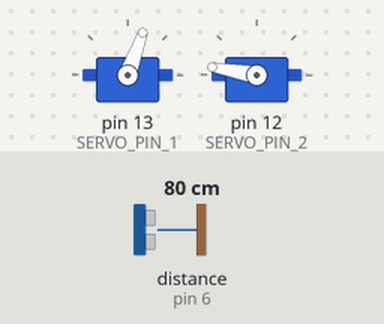
Simulated run of this sketch. Board: Arduino Uno, built with avr-gcc and run on an emulated ATmega328P. On the bench: 2 × servo. Wiring (inferred from the names in the program): ultrasonic range finder: trigger pin 7; echo pin 6. Inputs (shaded band) come from the test bench; at power-on: distance to the obstacle (sensor on pin 6) 80 cm. The echo pulse lasts 58.3 µs per cm.

Above: at 1.2 s.
1.3 s: distance to the obstacle (sensor on pin 6) set to 7 cm
2.9 s: distance to the obstacle (sensor on pin 6) set to 4 cm
At 4.4 s:
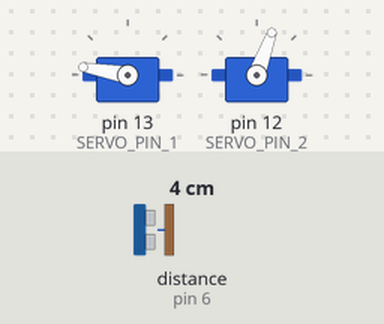
4.7 s: distance to the obstacle (sensor on pin 6) set to 9 cm
At 6.0 s:
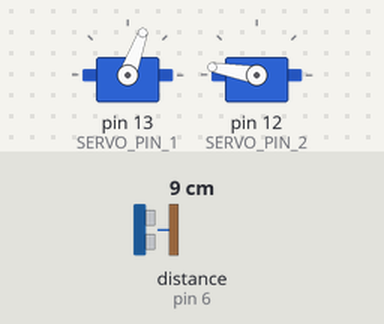
6.9 s: distance to the obstacle (sensor on pin 6) set to 2 cm
At 7.9 s:
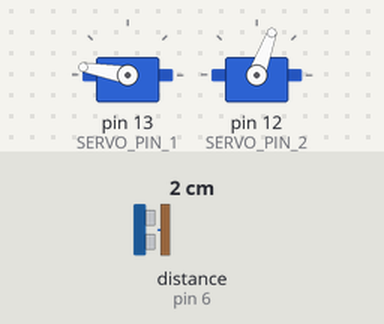
Timing chart, 0 to 9.8 s (numbered marks = the images above; inputs shaded):
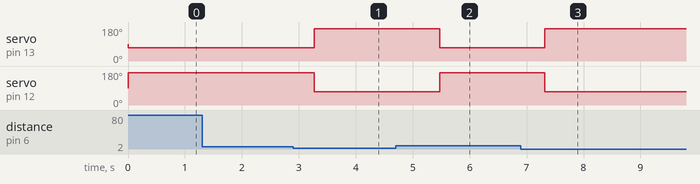

Measured:
- the behaviour switches between 6 and 5 cm on distance to the obstacle (sensor on pin 6) (found by bisection; images 0 and 1)
- after the input at 1.3 s, every drawn part: stays the same
- after the input at 2.9 s, servo on pin 13 (SERVO_PIN_1): 70° → 170° after 0.37 s; servo on pin 12 (SERVO_PIN_2): 170° → 70° after 0.37 s
- after the input at 4.7 s, servo on pin 13 (SERVO_PIN_1): 170° → 70° after 0.77 s; servo on pin 12 (SERVO_PIN_2): 70° → 170° after 0.77 s
- after the input at 6.9 s, servo on pin 13 (SERVO_PIN_1): 70° → 170° after 0.42 s; servo on pin 12 (SERVO_PIN_2): 170° → 70° after 0.42 s

The sketch:

servemotor.ino
```cpp
#include <Servo.h>

#define SERVO_PIN_1 13
#define SERVO_PIN_2 12

int echo = 6;
int trig = 7;

Servo myservo1;
Servo myservo2;

int cnt = 0;

void setup() {
  pinMode(trig, OUTPUT);
  pinMode(echo, INPUT);
  myservo1.attach(SERVO_PIN_1);
  myservo2.attach(SERVO_PIN_2);
}

void loop() {
  digitalWrite(trig, LOW);  // Ensure the trigger pin is low
  delayMicroseconds(2);     // Let it settle
  digitalWrite(trig, HIGH);
  delayMicroseconds(10);
  digitalWrite(trig, LOW);

  unsigned long duration = pulseIn(echo, HIGH);
  float distanceCM = ((34000.0 * duration) / 1000000) / 2.0;

  if (distanceCM <= 5) {
    if (cnt >= 10) {
      myservo1.write(170); // Increased by 10 degrees
      myservo2.write(70); // Apply same position to second servo
    } else {
      cnt += 2;
    }
  } else {
    if (cnt == 0) {
      myservo1.write(70); // Increased by 10 degrees
      myservo2.write(170); // Apply same position to second servo
    } else {
      cnt--;
    }
  }
  delay(70); // Reduced delay for faster response
}
```
